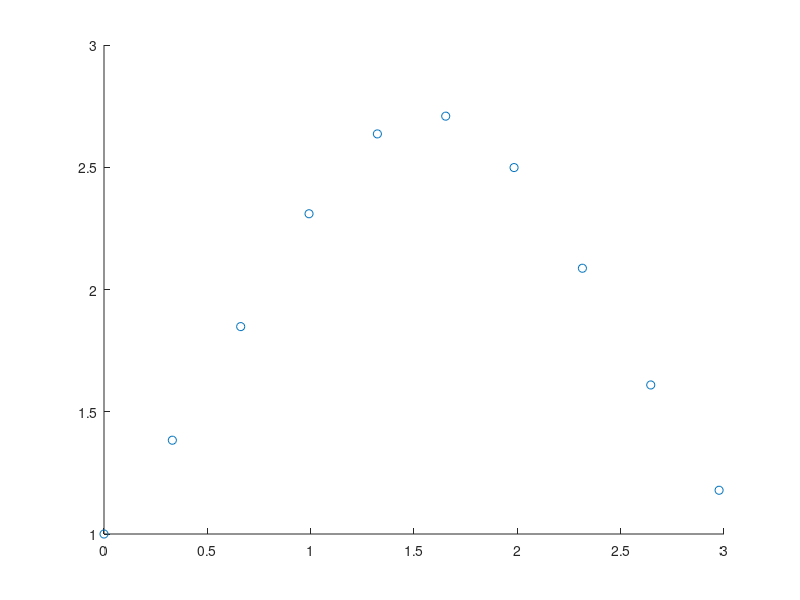

This chart was generated by the following MATLAB code: (Note: this script raises an error after producing the figure.)

%% Create Figure 7.27 
prin=0;

divisor=9.5;
x = (0:pi/divisor:pi)';
y = sin(x);
X=x;
y=exp(y);
scatter(x,y)
n=length(y);

if prin==1
    % print to postscript
    print -depsc ctsubxy.eps;
end

%% Create Table A.17
oldValuestyhat=(y-mean(y))/std(y,1);
updatedValuestyhatTfalse=ctsub(yhatord,v,oldValuestyhat,false);
updatedValuestyhatTtrue=ctsub(yhatord,v,oldValuestyhat,true);

names=["Old values tyhat" "Updated values tyhat trapeziod=false" ...
    "Updated values tyhat trapeziod=true"];
oldAndNew=[oldValuestyhat updatedValuestyhatTfalse updatedValuestyhatTtrue];
oldAndNewT=array2table(oldAndNew,"VariableNames",names);
disp('Table A.17')
disp(oldAndNewT)


%% Create Figure A.35
% load v=  reciprocal of smoothed residuals
% load yhatord = sorted fitted values
load wsctsub.mat

plot(yhatord,v,'LineWidth',2)
hold('on')
stem(yhatord,v)
scatter(oldValuestyhat,zeros(n,1),'black','filled')
set(gca,"XTickLabel",'');
yhatstr="$\widehat{ty}_{["+ string((1:(n-1))') + "]}^{(1)}$";
text(yhatord(1:n-1),zeros(n-1,1)-0.7,yhatstr,'Interpreter','latex', ...
    'FontSize',16,'VerticalAlignment','baseline','HorizontalAlignment','left')

yhatstr10="$\widehat{ty}_{["+ string(n) + "]}^{(1)}$";
text(yhatord(n)+0.03,zeros(1,1)-0.7,yhatstr10,'Interpreter','latex', ...
    'FontSize',16,'VerticalAlignment','baseline','HorizontalAlignment','left')

tyhatstr="$\widehat{ty}_{"+ string((1:n)') + "}^{(0)}$";
text(oldValuestyhat,zeros(n,1)+0.8,tyhatstr,'Interpreter','latex', ...
    'FontSize',16,'VerticalAlignment','top','HorizontalAlignment','left')
vstr="$v_{"+ string((1:n)') + "}$";

text(yhatord,v,vstr,'Interpreter','latex', ...
    'FontSize',16,'VerticalAlignment','top','HorizontalAlignment','left')
xlabel('Ordered fitted values','FontSize',14)
ylabel('Reciprocal of smoothed residuals ($v$)','Interpreter','latex', ...
    'FontName','Courier New','FontSize',16)
vec_pos = get(get(gca, 'XLabel'), 'Position');
set(get(gca, 'XLabel'), 'Position', vec_pos + [0 -0.5 0]);
set(gca,"Xtick",'')
if prin==1
    % print to postscript
    print -depsc ctsub.eps;
end
